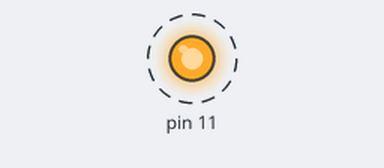
Recording of a sketch running on a simulated Arduino Uno, built with avr-gcc and run on an emulated ATmega328P. Shown: output pins drawn as LEDs (lit = HIGH). Dashed ring = blinking.

Above: at 0.5 s.
Timing chart, 0 to 4.6 s (numbered marks = the images above):
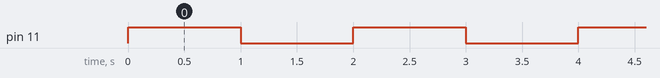

Measured:
- by itself, pin 11: alternates HIGH for 1.0 s and LOW for 1.0 s

The sketch:

randomcolorgen.ino
```cpp
/*
Premise:
3x3 matrix of RGB LEDs, where every row is the same color.
Using capacitors, every position has a different combination of capacitance.
The goal is to stop the circuit whenever three in a row, column, or diagonal are lit
*/
#include "Arduino.h"

void setup() {
// put your setup code here, to run once:
    pinMode(11, OUTPUT);
}

void loop() {
// put your main code here, to run repeatedly:
    digitalWrite(11, HIGH);           // turn the LED on (HIGH is the voltage level)
    delay(1000);                      // wait for a second
    digitalWrite(11, LOW);            // turn the LED off by making the voltage LOW
    delay(1000);                      // wait for a second

}
```
